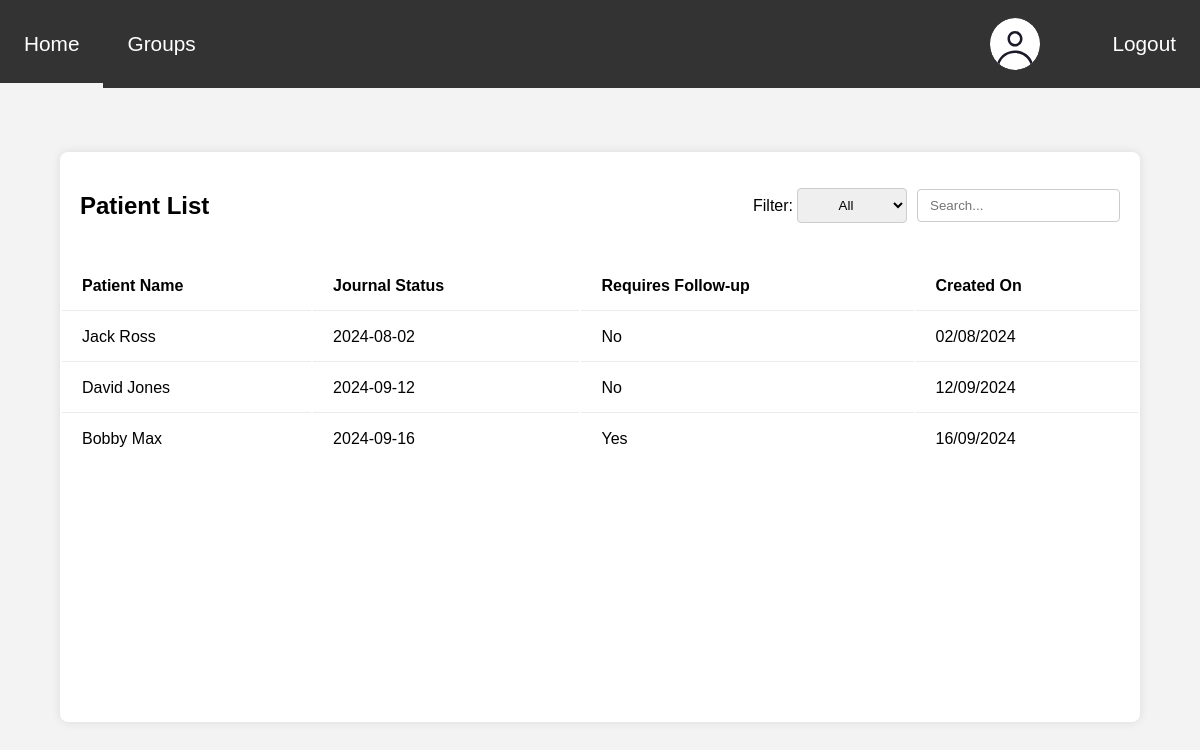
The page /therapist/home_page/index.php (signed in) on the database its author committed.
### tables this page shows
CREATE TABLE patient_therapist (
    patient_id INT,
    therapist_id INT,
    assigned_on DATE NOT NULL,
    note MEDIUMTEXT DEFAULT "",
    case_type TEXT(200) DEFAULT "",
    PRIMARY KEY (patient_id, therapist_id),
    journal_status ENUM('Unread', 'Up to date') NOT NULL,
    requires_followup ENUM('Yes', 'No') NOT NULL,
    created_on DATE NOT NULL,
    FOREIGN KEY (patient_id) REFERENCES Users(id) ON DELETE CASCADE,
    FOREIGN KEY (therapist_id) REFERENCES Users(id) ON DELETE CASCADE
);

CREATE TABLE Users(
    id int NOT NULL AUTO_INCREMENT PRIMARY KEY,
    first_name varchar(100),
    last_name varchar(100),
    age int,
    gender VARCHAR(255) DEFAULT "",
    email VARCHAR(255) NOT NULL UNIQUE,
    phone_number VARCHAR(15) NOT NULL UNIQUE,
    password VARCHAR(255) NOT NULL,
    added timestamp NOT NULL DEFAULT CURRENT_TIMESTAMP,
    profile_image BLOB NULL,
    user_type int,
    FOREIGN KEY (user_type) REFERENCES UserType(id)
	
) AUTO_INCREMENT = 1;

### therapist/home_page/index.php (the view, shortened to what this page needs)
<!DOCTYPE html>
<html lang="en">
<head>
    <link rel="stylesheet" href="style.css">
</head>
<body>
    <header>
        <?php include "../../common/navbar/navbar.php"; ?>
    </header>
    <main class="main_container">
        <div class="patient_list_header">
            <h2>Patient List</h2>
            <div class="controls">
                <label for="journal_status"> Filter: </label>
                <select id="journal_status" onchange="filterTable()">
                    <option value="All">All</option>
                </select>
                <input type="search" placeholder="Search..." class="search-box" id="inp" onkeyup="myFunction()">
            </div>
        </div>
        <?php
        $sql = "SELECT * FROM patient_therapist LEFT JOIN users ON patient_therapist.patient_id=users.id WHERE patient_therapist.therapist_id=".$_SESSION['id'];
        $result = $conn->query($sql);
        if ($result->num_rows > 0) {
            echo "<table id='patient_table' class='patient_table'>
            <thead>";
            echo "<tr>";
            echo "<th>Patient Name</th>";
            echo "<th>Journal Status</th>";
            echo "<th>Requires Follow-up</th>";
            echo "<th class='last_column'>Created On</th>";
            echo "</tr>";
            echo "</thead>";
            echo "<tbody>";
            while ($row = $result->fetch_assoc()) {
                echo "<tr>";
                echo "<td><a class='patient_names' href='../patient_view_page/patient_view_page.php?id=" . $row['patient_id'] . "'>" . htmlspecialchars($row['first_name'])." " .htmlspecialchars($row['last_name']) . "</a></td>";
                echo "<td>" . ($row['created_on']) . "</td>";
                echo "<td>" . htmlspecialchars($row['requires_followup']) . "</td>";
                echo "<td>" . date("d/m/Y", strtotime($row['created_on'])) . "</td>";
                echo "</tr>";
            }
            echo "</tbody>";
            echo "</table>";
        } else {
            echo "<p>No patient data found</p>";
        }
        ?>
    </main>
</body>
</html>

### therapist/home_page/style.css (style rules this page uses)
* { padding: 0; font-family: Arial, sans-serif; }
body { background-color: #fafafa; margin-bottom: 20px; }
.main_container { position: absolute; height:35rem; top: 50%; margin-top: -15.5rem; left:5%; padding-bottom: 10px; width: 90%; background: #fff; border-radius: 8px; box-shadow: 0 0 10px rgba(0, 0, 0, 0.1); }
.patient_list_header { margin: 0; padding: 20px; display: flex; justify-content: space-between; }
.controls { display: flex; align-items: center; }
#journal_status { border-radius: 4px; text-align: center; padding: 8px 12px; border: 1px solid #ccc; margin-right: 10px; margin-left: 4px; }
.search-box { padding: 8px 12px; border: 1px solid #ccc; border-radius: 4px; }
.patient_table { width: 100%; }
.patient_table th, .patient_table td { padding: 15px 20px; text-align: left; border-bottom: 1px solid #EBEBEB; }
table tr:last-child { border-bottom: none; }
table tr:last-child td { border-bottom: none; }
td a { text-decoration: none; color: #000; }

### style.css (style rules this page uses)
body { padding:0; margin:0; background-color: #F3F3F3; font-family:'Helvetica', Times, serif; position: absolute; width: 100%; height: 100%; }
header { padding:0; margin:0; }

### rows shown on the page
patient_therapist: patient.first_name "Jack", patient.last_name "Ross", created_on "2024-08-02", requires_followup "No", created_on "02/08/2024"
patient_therapist: patient.first_name "David", patient.last_name "Jones", created_on "2024-09-12", requires_followup "No", created_on "12/09/2024"
patient_therapist: patient.first_name "Bobby", patient.last_name "Max", created_on "2024-09-16", requires_followup "Yes", created_on "16/09/2024"
